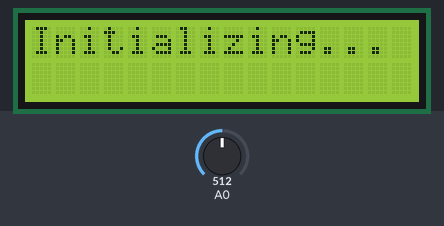
Simulated run of this sketch. Board: Arduino Uno, built with avr-gcc and run on an emulated ATmega328P. Shown: 16×2 character LCD. Inputs (shaded band) come from the test bench; at power-on: A0 = 512. WiFi joins after 1.5 s; servers stay silent unless stated; uploads are accepted with an empty reply.

Above: at 0.1 s.
At 2.6 s:
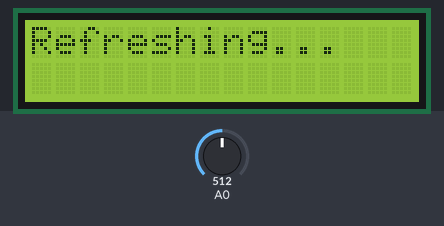

The sketch:

arduino-linespeed.ino
```cpp
#include <LiquidCrystal.h>
#include <SPI.h>
#include <Ethernet.h>

// Initialize the library with the numbers of the interface pins
LiquidCrystal lcd (8, 9, 4, 5, 6, 7);

byte mac[] = { 0xDE, 0xAD, 0xBE, 0xEF, 0xFE, 0xED };
IPAddress ip(192,168,1,177);
EthernetClient client;
IPAddress routerAddress(192,168,1,1);

String responseLine;
boolean capturingUpstream = false;
boolean capturingDownstream = false;
String upstream;
String downstream;
int buttonValue;


void setup() {
  // Set up serial connection (baud rate) and LCD (# of rows and cols)
  Serial.begin(9600);
  lcd.begin(16, 2);

  screenPrint(0, "Initializing...");
  // If DHCP fails, try to set the IP manually
  if (Ethernet.begin(mac) == 0) {
    Ethernet.begin(mac, ip);
  }

  // Give the Ethernet shield a second to initialize
  delay(1000);
  refreshData();
}


void loop() {
  // If there are incoming bytes available
  if (client.available()) {
    char c = client.read();
    responseLine += c;

    // At this point we have a whole line
    if (c == '\n') {
      if (responseLine.indexOf(">Line Rate - Upstream") >= 0) {
        capturingUpstream = true;

      } else if (responseLine.indexOf(">Line Rate - Downstream") >= 0) {
        capturingDownstream = true;

      } else if (capturingUpstream) {
        screenPrint(0, "Up:   " + extractInnerHtml(responseLine) + " Kbps");
        capturingUpstream = false;

      } else if (capturingDownstream) {
        screenPrint(1, "Down: " + extractInnerHtml(responseLine) + " Kbps");
        capturingDownstream = false;
      }

      responseLine = "";
    }
  }

  // If the server's disconnected, stop the client
  if (!client.connected()) {
    client.stop();
    waitForSelectButton();
    refreshData();
  }
}


// Helper functions

void screenPrint(int line, String text) {
  lcd.setCursor(0, line);
  lcd.print("                ");
  lcd.setCursor(0, line);
  lcd.print(text);
}

void refreshData() {
  lcd.clear();
  screenPrint(0, "Refreshing...");
  if (client.connect(routerAddress, 80)) {
    client.println("GET /info.html HTTP/1.1");
    client.println("Host: 192.168.1.1");
    client.println("Authorization: Basic dXNlcjp1c2Vy");
    client.println("Connection: close");
    client.println();
  }
}

String extractInnerHtml(String line) {
  int i1 = line.indexOf('>') + 1;
  int i2 = line.indexOf('<', i1);
  return line.substring(i1, i2);
}

void waitForSelectButton() {
  while (true) {
    buttonValue = analogRead(0);
    if (buttonValue > 555 && buttonValue < 790) {
      break;
    }
  }
}
```
